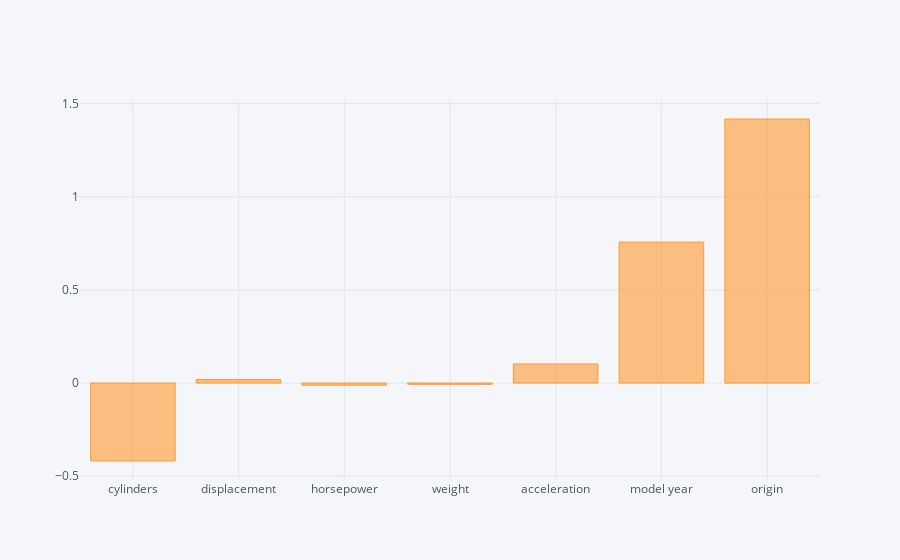

The notebook cell saved with this chart:
### Code cell
model.params[1:].round(4).iplot(kind='bar')

### Figure 1 — Plotly figure (JSON) as saved in the notebook; plotly's stock layout.template omitted (floating-point values rounded to 4 significant figures)
{"data": [{"marker": {"color": "rgba(255, 153, 51, 0.6)", "line": {"color": "rgba(255, 153, 51, 1.0)", "width": 1}}, "name": "None", "orientation": "v", "text": "", "type": "bar", "uid": "e8718606-8455-4494-b149-a5e4984697b6", "x": ["cylinders", "displacement", "horsepower", "weight", "acceleration", "model year", "origin"], "y": [-0.4183, 0.0189, -0.0114, -0.0067, 0.1026, 0.7568, 1.417]}], "layout": {"legend": {"bgcolor": "#F5F6F9", "font": {"color": "#4D5663"}}, "paper_bgcolor": "#F5F6F9", "plot_bgcolor": "#F5F6F9", "title": {"font": {"color": "#4D5663"}}, "xaxis": {"gridcolor": "#E1E5ED", "showgrid": true, "tickfont": {"color": "#4D5663"}, "title": {"font": {"color": "#4D5663"}, "text": ""}, "zerolinecolor": "#E1E5ED"}, "yaxis": {"gridcolor": "#E1E5ED", "showgrid": true, "tickfont": {"color": "#4D5663"}, "title": {"font": {"color": "#4D5663"}, "text": ""}, "zerolinecolor": "#E1E5ED"}}}
